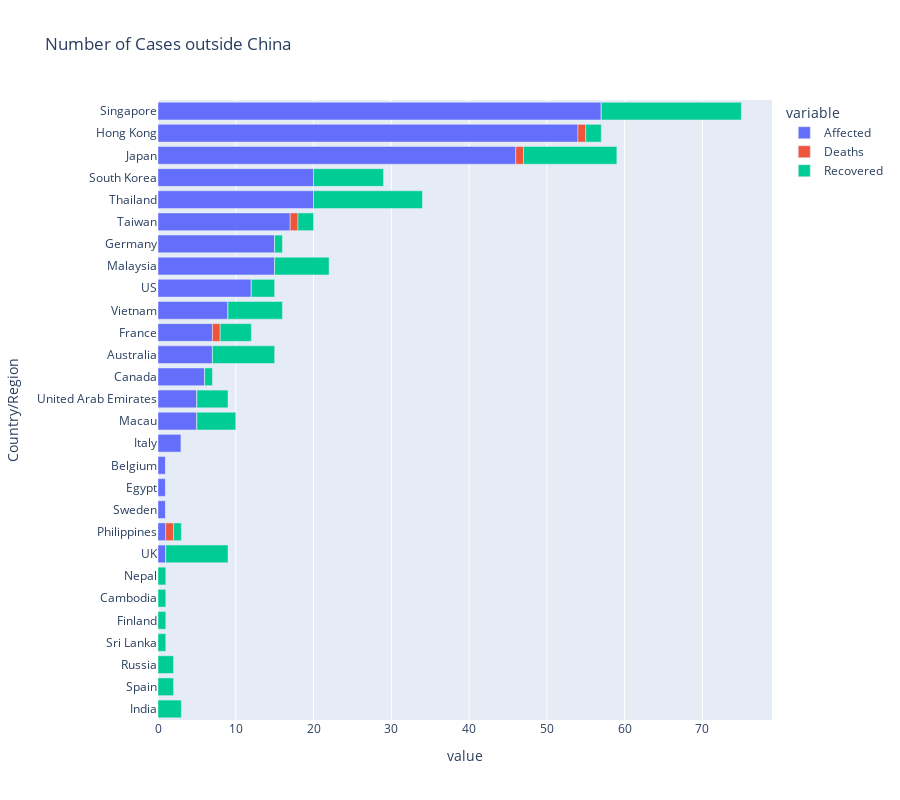
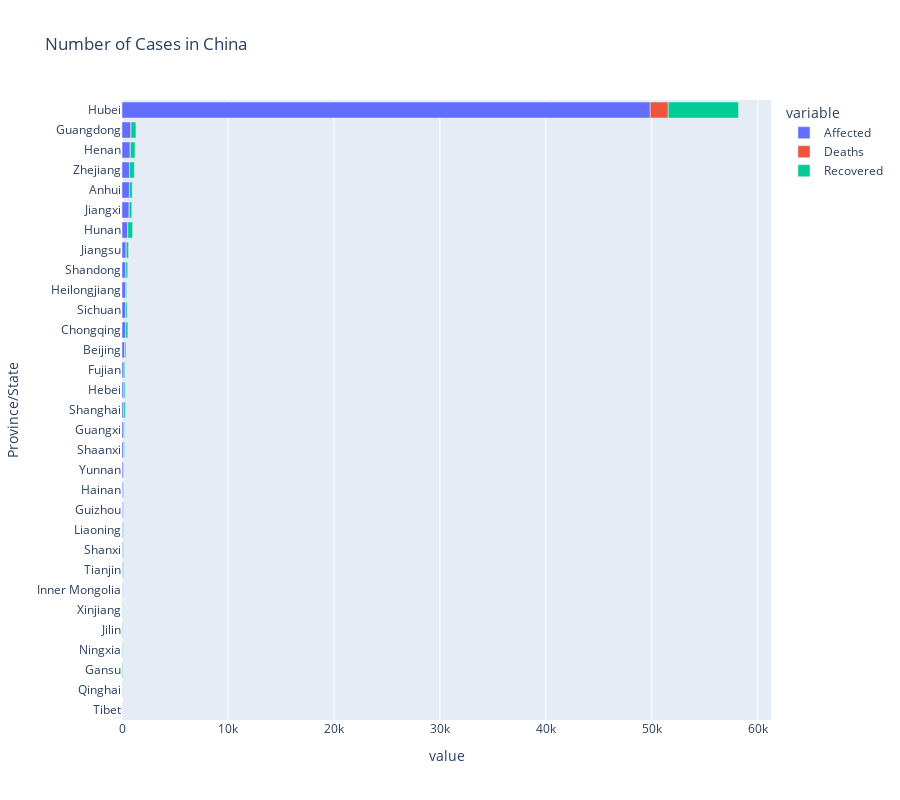

The notebook cell these images were saved under, in order:
### Markdown cell above
Although COVID-19 spread to all the provinces of the China really fast and early, number of countries to which COVID-19 spread hasn't increased after first few weeks

### Code cell
rl = row_latest.groupby('Country/Region')['Confirmed', 'Deaths', 'Recovered'].sum().reset_index().sort_values(by='Confirmed', ascending=False).reset_index(drop=True)
rl.head().style.background_gradient(cmap='rainbow')

ncl = rl.copy()
ncl['Affected'] = ncl['Confirmed'] - ncl['Deaths'] - ncl['Recovered']
ncl = ncl.melt(id_vars="Country/Region", value_vars=['Affected', 'Recovered', 'Deaths'])

fig = px.bar(ncl.sort_values(['variable', 'value']), 
             y="Country/Region", x="value", color='variable', orientation='h', height=800,
             # height=600, width=1000,
             title='Number of Cases outside China')
fig.update_layout(uniformtext_minsize=8, uniformtext_mode='hide')
fig.show()

# ------------------------------------------

cl = china_latest.groupby('Province/State')['Confirmed', 'Deaths', 'Recovered'].sum().reset_index().sort_values(by='Confirmed', ascending=False).reset_index(drop=True)
# cl.head().style.background_gradient(cmap='rainbow')

ncl = cl.copy()
ncl['Affected'] = ncl['Confirmed'] - ncl['Deaths'] - ncl['Recovered']
ncl = ncl.melt(id_vars="Province/State", value_vars=['Affected', 'Recovered', 'Deaths'])

fig = px.bar(ncl.sort_values(['variable', 'value']), 
             y="Province/State", x="value", color='variable', orientation='h', height=800,
             # height=600, width=1000,
             title='Number of Cases in China')
fig.update_layout(uniformtext_minsize=8, uniformtext_mode='hide')
fig.show()

### Figure 1 — Plotly figure (JSON) as saved in the notebook; plotly's stock layout.template omitted (floating-point values rounded to 4 significant figures)
{"data": [{"alignmentgroup": "True", "hoverlabel": {"namelength": 0}, "hovertemplate": "variable=Affected<br>value=%{x}<br>Country/Region=%{y}", "legendgroup": "Affected", "marker": {"color": "#636efa"}, "name": "Affected", "offsetgroup": "Affected", "orientation": "h", "showlegend": true, "textposition": "auto", "type": "bar", "x": [0, 0, 0, 0, 0, 0, 0, 1, 1, 1, 1, 1, 3, 5, 5, 6, 7, 7, 9, 12, 15, 15, 17, 20, 20, 46, 54, 57], "xaxis": "x", "y": ["India", "Spain", "Russia", "Sri Lanka", "Finland", "Cambodia", "Nepal", "UK", "Philippines", "Sweden", "Egypt", "Belgium", "Italy", "Macau", "United Arab Emirates", "Canada", "Australia", "France", "Vietnam", "US", "Malaysia", "Germany", "Taiwan", "Thailand", "South Korea", "Japan", "Hong Kong", "Singapore"], "yaxis": "y"}, {"alignmentgroup": "True", "hoverlabel": {"namelength": 0}, "hovertemplate": "variable=Deaths<br>value=%{x}<br>Country/Region=%{y}", "legendgroup": "Deaths", "marker": {"color": "#EF553B"}, "name": "Deaths", "offsetgroup": "Deaths", "orientation": "h", "showlegend": true, "textposition": "auto", "type": "bar", "x": [0, 0, 0, 0, 0, 0, 0, 0, 0, 0, 0, 0, 0, 0, 0, 0, 0, 0, 0, 0, 0, 0, 0, 1, 1, 1, 1, 1], "xaxis": "x", "y": ["Singapore", "Thailand", "South Korea", "Malaysia", "Vietnam", "Germany", "US", "Australia", "Macau", "United Arab Emirates", "UK", "Canada", "Italy", "India", "Spain", "Russia", "Sri Lanka", "Sweden", "Egypt", "Finland", "Cambodia", "Belgium", "Nepal", "Japan", "Hong Kong", "Taiwan", "France", "Philippines"], "yaxis": "y"}, {"alignmentgroup": "True", "hoverlabel": {"namelength": 0}, "hovertemplate": "variable=Recovered<br>value=%{x}<br>Country/Region=%{y}", "legendgroup": "Recovered", "marker": {"color": "#00cc96"}, "name": "Recovered", "offsetgroup": "Recovered", "orientation": "h", "showlegend": true, "textposition": "auto", "type": "bar", "x": [0, 0, 0, 0, 1, 1, 1, 1, 1, 1, 1, 2, 2, 2, 2, 3, 3, 4, 4, 5, 7, 7, 8, 8, 9, 12, 14, 18], "xaxis": "x", "y": ["Italy", "Sweden", "Egypt", "Belgium", "Germany", "Canada", "Philippines", "Sri Lanka", "Finland", "Cambodia", "Nepal", "Hong Kong", "Taiwan", "Spain", "Russia", "US", "India", "France", "United Arab Emirates", "Macau", "Malaysia", "Vietnam", "Australia", "UK", "South Korea", "Japan", "Thailand", "Singapore"], "yaxis": "y"}], "layout": {"barmode": "relative", "height": 800, "legend": {"title": {"text": "variable"}, "tracegroupgap": 0}, "title": {"text": "Number of Cases outside China"}, "uniformtext": {"minsize": 8, "mode": "hide"}, "xaxis": {"anchor": "y", "domain": [0, 1], "title": {"text": "value"}}, "yaxis": {"anchor": "x", "domain": [0, 1], "title": {"text": "Country/Region"}}}}

### Figure 2 — Plotly figure (JSON) as saved in the notebook; plotly's stock layout.template omitted (floating-point values rounded to 4 significant figures)
{"data": [{"alignmentgroup": "True", "hoverlabel": {"namelength": 0}, "hovertemplate": "variable=Affected<br>value=%{x}<br>Province/State=%{y}", "legendgroup": "Affected", "marker": {"color": "#636efa"}, "name": "Affected", "offsetgroup": "Affected", "orientation": "h", "showlegend": true, "textposition": "auto", "type": "bar", "x": [0, 5, 34, 37, 58, 58, 62, 76, 79, 80, 97, 106, 129, 165, 186, 187, 192, 205, 268, 339, 347, 355, 362, 399, 537, 684, 701, 711, 778, 849, 49847], "xaxis": "x", "y": ["Tibet", "Qinghai", "Gansu", "Ningxia", "Jilin", "Xinjiang", "Inner Mongolia", "Tianjin", "Shanxi", "Liaoning", "Guizhou", "Hainan", "Yunnan", "Shaanxi", "Guangxi", "Shanghai", "Hebei", "Fujian", "Beijing", "Chongqing", "Sichuan", "Heilongjiang", "Shandong", "Jiangsu", "Hunan", "Jiangxi", "Anhui", "Zhejiang", "Henan", "Guangdong", "Hubei"], "yaxis": "y"}, {"alignmentgroup": "True", "hoverlabel": {"namelength": 0}, "hovertemplate": "variable=Deaths<br>value=%{x}<br>Province/State=%{y}", "legendgroup": "Deaths", "marker": {"color": "#EF553B"}, "name": "Deaths", "offsetgroup": "Deaths", "orientation": "h", "showlegend": true, "textposition": "auto", "type": "bar", "x": [0, 0, 0, 0, 0, 0, 0, 0, 0, 0, 1, 1, 1, 1, 1, 1, 2, 2, 2, 2, 3, 3, 3, 3, 4, 4, 5, 6, 11, 13, 1696], "xaxis": "x", "y": ["Zhejiang", "Jiangsu", "Fujian", "Shaanxi", "Yunnan", "Shanxi", "Ningxia", "Inner Mongolia", "Qinghai", "Tibet", "Jiangxi", "Shanghai", "Guizhou", "Liaoning", "Jilin", "Xinjiang", "Guangdong", "Shandong", "Guangxi", "Gansu", "Hunan", "Sichuan", "Hebei", "Tianjin", "Beijing", "Hainan", "Chongqing", "Anhui", "Heilongjiang", "Henan", "Hubei"], "yaxis": "y"}, {"alignmentgroup": "True", "hoverlabel": {"namelength": 0}, "hovertemplate": "variable=Recovered<br>value=%{x}<br>Province/State=%{y}", "legendgroup": "Recovered", "marker": {"color": "#00cc96"}, "name": "Recovered", "offsetgroup": "Recovered", "orientation": "h", "showlegend": true, "textposition": "auto", "type": "bar", "x": [1, 8, 12, 13, 30, 33, 40, 42, 45, 46, 49, 50, 52, 54, 71, 79, 82, 105, 108, 131, 140, 173, 207, 218, 240, 255, 440, 456, 464, 465, 6639], "xaxis": "x", "y": ["Tibet", "Inner Mongolia", "Xinjiang", "Qinghai", "Jilin", "Ningxia", "Liaoning", "Yunnan", "Tianjin", "Guizhou", "Guangxi", "Shanxi", "Hainan", "Gansu", "Shaanxi", "Heilongjiang", "Fujian", "Hebei", "Beijing", "Sichuan", "Shanghai", "Shandong", "Chongqing", "Jiangsu", "Jiangxi", "Anhui", "Henan", "Zhejiang", "Hunan", "Guangdong", "Hubei"], "yaxis": "y"}], "layout": {"barmode": "relative", "height": 800, "legend": {"title": {"text": "variable"}, "tracegroupgap": 0}, "title": {"text": "Number of Cases in China"}, "uniformtext": {"minsize": 8, "mode": "hide"}, "xaxis": {"anchor": "y", "domain": [0, 1], "title": {"text": "value"}}, "yaxis": {"anchor": "x", "domain": [0, 1], "title": {"text": "Province/State"}}}}
